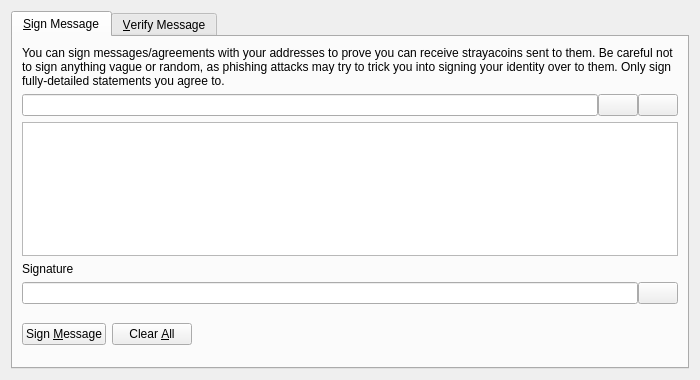
<?xml version="1.0" encoding="UTF-8"?>
<ui version="4.0">
 <class>SignVerifyMessageDialog</class>
 <widget class="QDialog" name="SignVerifyMessageDialog">
  <property name="geometry">
   <rect>
    <x>0</x>
    <y>0</y>
    <width>700</width>
    <height>380</height>
   </rect>
  </property>
  <property name="windowTitle">
   <string>Signatures - Sign / Verify a Message</string>
  </property>
  <property name="modal">
   <bool>true</bool>
  </property>
  <layout class="QVBoxLayout" name="verticalLayout">
   <item>
    <widget class="QTabWidget" name="tabWidget">
     <property name="currentIndex">
      <number>0</number>
     </property>
     <widget class="QWidget" name="tabSignMessage">
      <attribute name="title">
       <string>&amp;Sign Message</string>
      </attribute>
      <layout class="QVBoxLayout" name="verticalLayout_SM">
       <item>
        <widget class="QLabel" name="infoLabel_SM">
         <property name="text">
          <string>You can sign messages/agreements with your addresses to prove you can receive strayacoins sent to them. Be careful not to sign anything vague or random, as phishing attacks may try to trick you into signing your identity over to them. Only sign fully-detailed statements you agree to.</string>
         </property>
         <property name="textFormat">
          <enum>Qt::PlainText</enum>
         </property>
         <property name="wordWrap">
          <bool>true</bool>
         </property>
        </widget>
       </item>
       <item>
        <layout class="QHBoxLayout" name="horizontalLayout_1_SM">
         <property name="spacing">
          <number>0</number>
         </property>
         <item>
          <widget class="QValidatedLineEdit" name="addressIn_SM">
           <property name="toolTip">
            <string>The strayacoin address to sign the message with</string>
           </property>
          </widget>
         </item>
         <item>
          <widget class="QPushButton" name="addressBookButton_SM">
           <property name="toolTip">
            <string>Choose previously used address</string>
           </property>
           <property name="text">
            <string/>
           </property>
           <property name="icon">
            <iconset resource="../bitcoin.qrc">
             <normaloff>:/icons/address-book</normaloff>:/icons/address-book</iconset>
           </property>
           <property name="shortcut">
            <string>Alt+A</string>
           </property>
           <property name="autoDefault">
            <bool>false</bool>
           </property>
          </widget>
         </item>
         <item>
          <widget class="QPushButton" name="pasteButton_SM">
           <property name="toolTip">
            <string>Paste address from clipboard</string>
           </property>
           <property name="text">
            <string/>
           </property>
           <property name="icon">
            <iconset resource="../bitcoin.qrc">
             <normaloff>:/icons/editpaste</normaloff>:/icons/editpaste</iconset>
           </property>
           <property name="shortcut">
            <string>Alt+P</string>
           </property>
           <property name="autoDefault">
            <bool>false</bool>
           </property>
          </widget>
         </item>
        </layout>
       </item>
       <item>
        <widget class="QPlainTextEdit" name="messageIn_SM">
         <property name="toolTip">
          <string>Enter the message you want to sign here</string>
         </property>
        </widget>
       </item>
       <item>
        <widget class="QLabel" name="signatureLabel_SM">
         <property name="text">
          <string>Signature</string>
         </property>
         <property name="textFormat">
          <enum>Qt::PlainText</enum>
         </property>
        </widget>
       </item>
       <item>
        <layout class="QHBoxLayout" name="horizontalLayout_2_SM">
         <property name="spacing">
          <number>0</number>
         </property>
         <item>
          <widget class="QLineEdit" name="signatureOut_SM">
           <property name="font">
            <font>
             <italic>true</italic>
            </font>
           </property>
           <property name="readOnly">
            <bool>true</bool>
           </property>
          </widget>
         </item>
         <item>
          <widget class="QPushButton" name="copySignatureButton_SM">
           <property name="toolTip">
            <string>Copy the current signature to the system clipboard</string>
           </property>
           <property name="text">
            <string/>
           </property>
           <property name="icon">
            <iconset resource="../bitcoin.qrc">
             <normaloff>:/icons/editcopy</normaloff>:/icons/editcopy</iconset>
           </property>
           <property name="autoDefault">
            <bool>false</bool>
           </property>
          </widget>
         </item>
        </layout>
       </item>
       <item>
        <layout class="QHBoxLayout" name="horizontalLayout_3_SM">
         <item>
          <widget class="QPushButton" name="signMessageButton_SM">
           <property name="toolTip">
            <string>Sign the message to prove you own this strayacoin address</string>
           </property>
           <property name="text">
            <string>Sign &amp;Message</string>
           </property>
           <property name="icon">
            <iconset resource="../bitcoin.qrc">
             <normaloff>:/icons/edit</normaloff>:/icons/edit</iconset>
           </property>
           <property name="autoDefault">
            <bool>false</bool>
           </property>
          </widget>
         </item>
         <item>
          <widget class="QPushButton" name="clearButton_SM">
           <property name="toolTip">
            <string>Reset all sign message fields</string>
           </property>
           <property name="text">
            <string>Clear &amp;All</string>
           </property>
           <property name="icon">
            <iconset resource="../bitcoin.qrc">
             <normaloff>:/icons/remove</normaloff>:/icons/remove</iconset>
           </property>
           <property name="autoDefault">
            <bool>false</bool>
           </property>
          </widget>
         </item>
         <item>
          <spacer name="horizontalSpacer_1_SM">
           <property name="orientation">
            <enum>Qt::Horizontal</enum>
           </property>
           <property name="sizeHint" stdset="0">
            <size>
             <width>40</width>
             <height>48</height>
            </size>
           </property>
          </spacer>
         </item>
         <item>
          <widget class="QLabel" name="statusLabel_SM">
           <property name="font">
            <font>
             <weight>75</weight>
             <bold>true</bold>
            </font>
           </property>
           <property name="text">
            <string/>
           </property>
           <property name="wordWrap">
            <bool>true</bool>
           </property>
          </widget>
         </item>
         <item>
          <spacer name="horizontalSpacer_2_SM">
           <property name="orientation">
            <enum>Qt::Horizontal</enum>
           </property>
           <property name="sizeHint" stdset="0">
            <size>
             <width>40</width>
             <height>48</height>
            </size>
           </property>
          </spacer>
         </item>
        </layout>
       </item>
      </layout>
     </widget>
     <widget class="QWidget" name="tabVerifyMessage">
      <attribute name="title">
       <string>&amp;Verify Message</string>
      </attribute>
      <layout class="QVBoxLayout" name="verticalLayout_VM">
       <item>
        <widget class="QLabel" name="infoLabel_VM">
         <property name="text">
          <string>Enter the receiver's address, message (ensure you copy line breaks, spaces, tabs, etc. exactly) and signature below to verify the message. Be careful not to read more into the signature than what is in the signed message itself, to avoid being tricked by a man-in-the-middle attack. Note that this only proves the signing party receives with the address, it cannot prove sendership of any transaction!</string>
         </property>
         <property name="textFormat">
          <enum>Qt::PlainText</enum>
         </property>
         <property name="alignment">
          <set>Qt::AlignLeading|Qt::AlignLeft|Qt::AlignTop</set>
         </property>
         <property name="wordWrap">
          <bool>true</bool>
         </property>
        </widget>
       </item>
       <item>
        <layout class="QHBoxLayout" name="horizontalLayout_1_VM">
         <property name="spacing">
          <number>0</number>
         </property>
         <item>
          <widget class="QValidatedLineEdit" name="addressIn_VM">
           <property name="toolTip">
            <string>The strayacoin address the message was signed with</string>
           </property>
          </widget>
         </item>
         <item>
          <widget class="QPushButton" name="addressBookButton_VM">
           <property name="toolTip">
            <string>Choose previously used address</string>
           </property>
           <property name="text">
            <string/>
           </property>
           <property name="icon">
            <iconset resource="../bitcoin.qrc">
             <normaloff>:/icons/address-book</normaloff>:/icons/address-book</iconset>
           </property>
           <property name="shortcut">
            <string>Alt+A</string>
           </property>
           <property name="autoDefault">
            <bool>false</bool>
           </property>
          </widget>
         </item>
        </layout>
       </item>
       <item>
        <widget class="QPlainTextEdit" name="messageIn_VM"/>
       </item>
       <item>
        <widget class="QValidatedLineEdit" name="signatureIn_VM"/>
       </item>
       <item>
        <layout class="QHBoxLayout" name="horizontalLayout_2_VM">
         <item>
          <widget class="QPushButton" name="verifyMessageButton_VM">
           <property name="toolTip">
            <string>Verify the message to ensure it was signed with the specified strayacoin address</string>
           </property>
           <property name="text">
            <string>Verify &amp;Message</string>
           </property>
           <property name="icon">
            <iconset resource="../bitcoin.qrc">
             <normaloff>:/icons/transaction_0</normaloff>:/icons/transaction_0</iconset>
           </property>
           <property name="autoDefault">
            <bool>false</bool>
           </property>
          </widget>
         </item>
         <item>
          <widget class="QPushButton" name="clearButton_VM">
           <property name="toolTip">
            <string>Reset all verify message fields</string>
           </property>
           <property name="text">
            <string>Clear &amp;All</string>
           </property>
           <property name="icon">
            <iconset resource="../bitcoin.qrc">
             <normaloff>:/icons/remove</normaloff>:/icons/remove</iconset>
           </property>
           <property name="autoDefault">
            <bool>false</bool>
           </property>
          </widget>
         </item>
         <item>
          <spacer name="horizontalSpacer_1_VM">
           <property name="orientation">
            <enum>Qt::Horizontal</enum>
           </property>
           <property name="sizeHint" stdset="0">
            <size>
             <width>40</width>
             <height>48</height>
            </size>
           </property>
          </spacer>
         </item>
         <item>
          <widget class="QLabel" name="statusLabel_VM">
           <property name="font">
            <font>
             <weight>75</weight>
             <bold>true</bold>
            </font>
           </property>
           <property name="text">
            <string/>
           </property>
           <property name="wordWrap">
            <bool>true</bool>
           </property>
          </widget>
         </item>
         <item>
          <spacer name="horizontalSpacer_2_VM">
           <property name="orientation">
            <enum>Qt::Horizontal</enum>
           </property>
           <property name="sizeHint" stdset="0">
            <size>
             <width>40</width>
             <height>48</height>
            </size>
           </property>
          </spacer>
         </item>
        </layout>
       </item>
      </layout>
     </widget>
    </widget>
   </item>
  </layout>
 </widget>
 <customwidgets>
  <customwidget>
   <class>QValidatedLineEdit</class>
   <extends>QLineEdit</extends>
   <header>qvalidatedlineedit.h</header>
  </customwidget>
 </customwidgets>
 <resources>
  <include location="../bitcoin.qrc"/>
 </resources>
 <connections/>
</ui>
